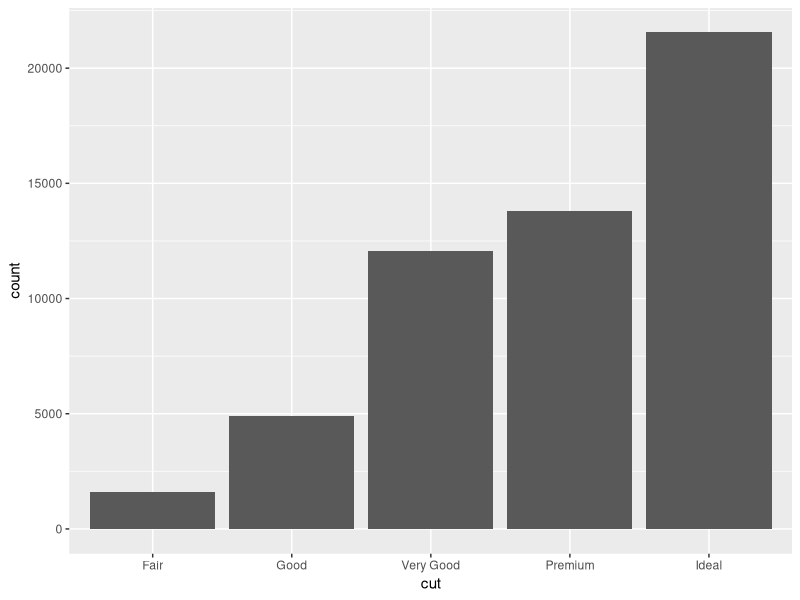
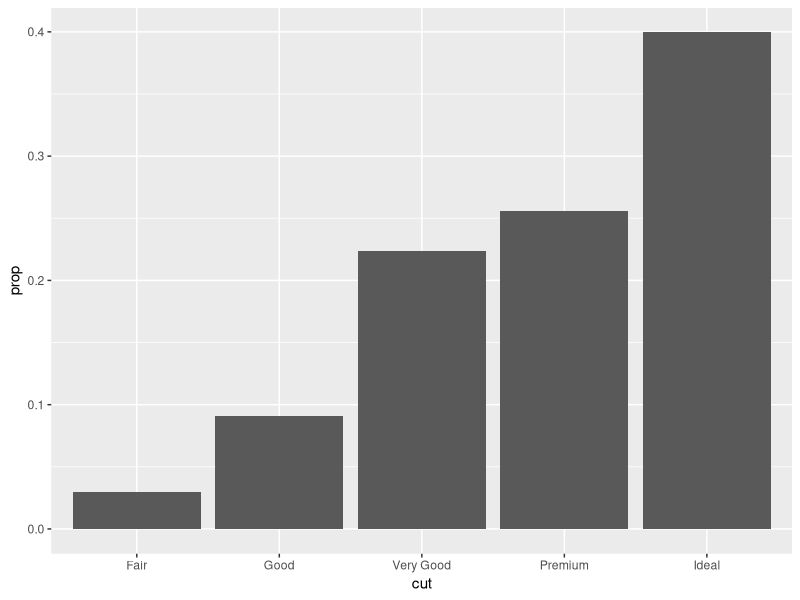
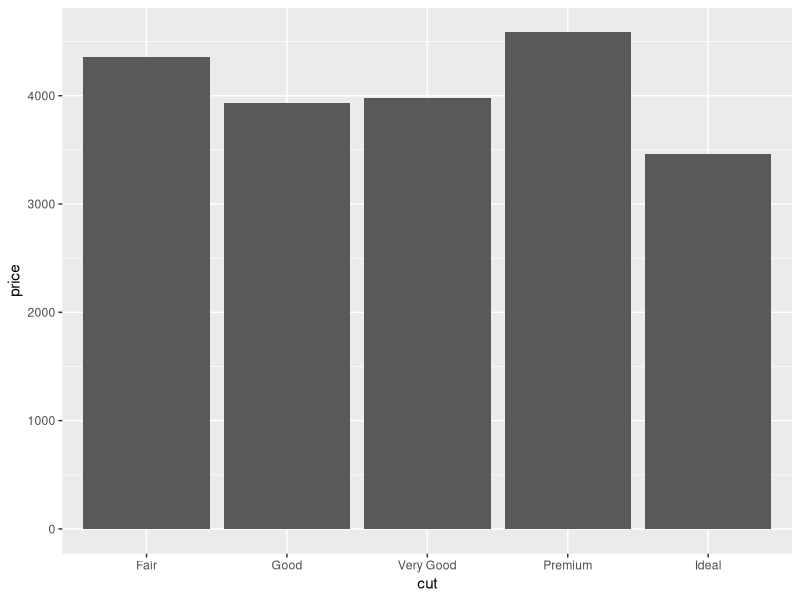
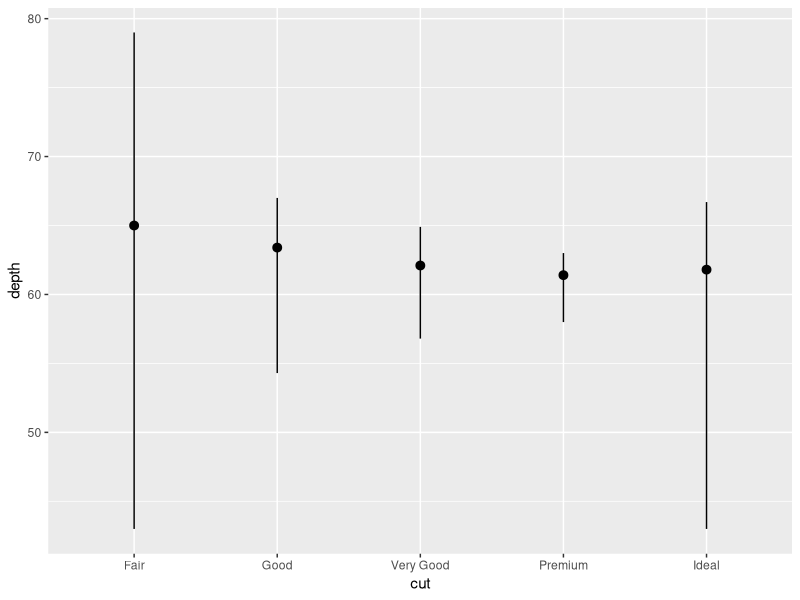
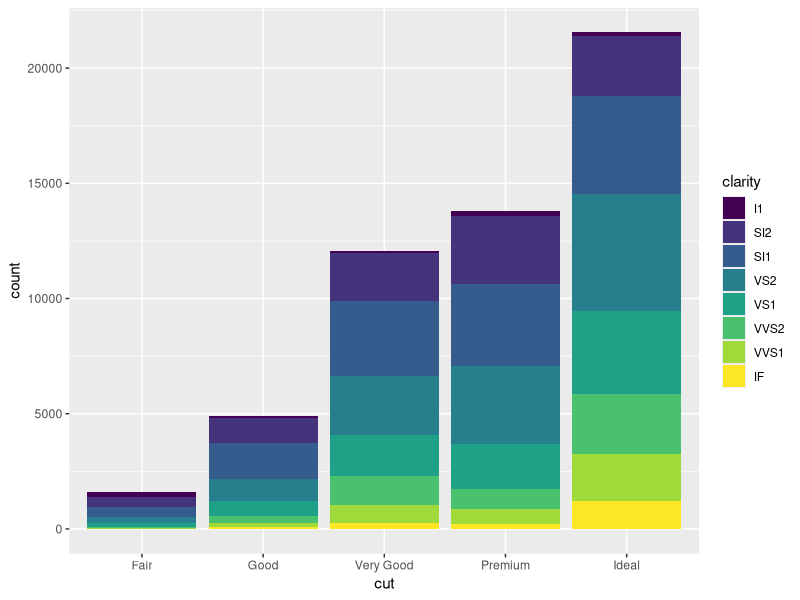
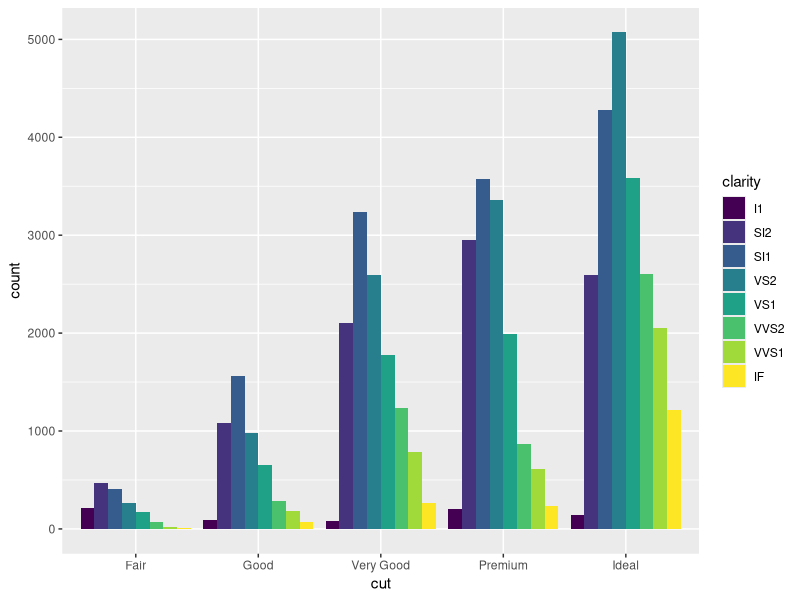
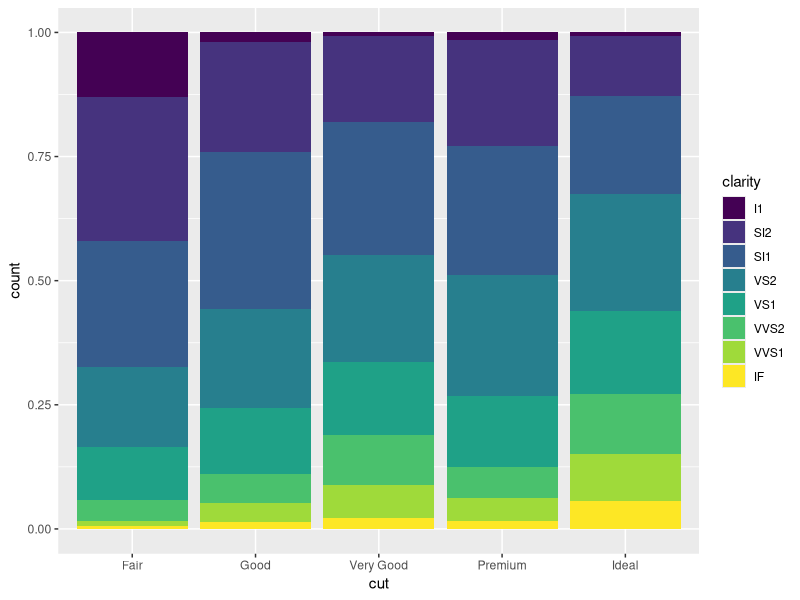
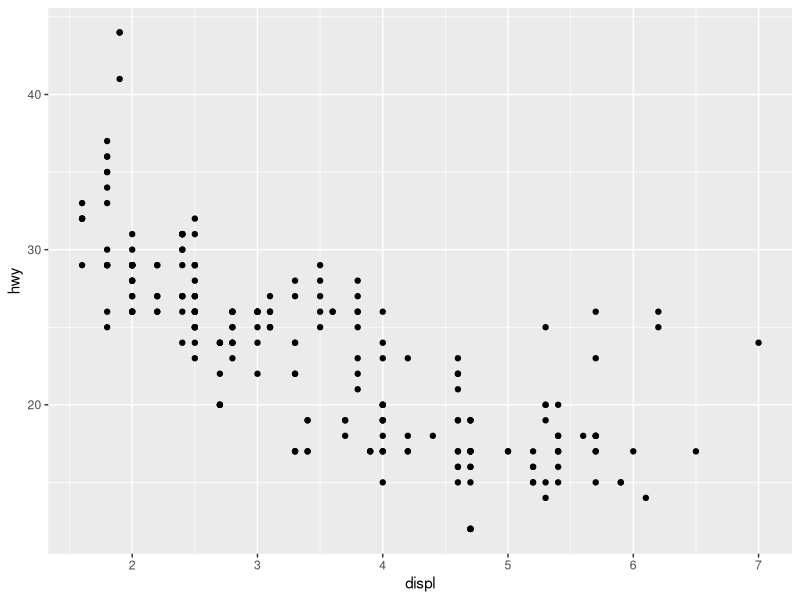

Write R code to recreate these figures, in order.
## ---- chunk 1
library(tidyverse)
diamonds
## ---- chunk 2
ggplot(diamonds) + geom_bar(aes(x = cut))
## ---- chunk 3
# use `after_stat` for computed variables
ggplot(diamonds) +
  stat_count(aes(x = cut, y = after_stat(prop), group = TRUE))

# other summaries
ggplot(diamonds) +
  stat_summary(aes(x = cut, y = price), fun = mean, geom = "bar")

# rough box plot
ggplot(diamonds) +
  stat_summary(aes(x = cut, y = depth), fun = median, fun.min = min, fun.max = max)
## ---- chunk 4
# default position: stacking
ggplot(diamonds) +
  geom_bar(aes(x = cut, fill = clarity))
ggplot(diamonds) +
  geom_bar(aes(x = cut, fill = clarity), position = "dodge")

# change `position` to compare proportions
ggplot(diamonds) +
  geom_bar(aes(x = cut, fill = clarity), position = "fill")
## ---- chunk 5
# displ vs. hwy
ggplot(mpg, aes(x = displ, y = hwy)) +
  geom_point()
ggplot(mpg, aes(x = displ, y = hwy)) +
  geom_point(position = "jitter")

# cyl vs. hwy
ggplot(mpg, aes(x = cyl, y = hwy)) +
  geom_point(alpha = 0.3)
ggplot(mpg, aes(x = cyl, y = hwy)) +
  geom_point(position = "jitter")
## ---- chunk 6
ggplot(mpg, aes(x = drv, y = hwy)) +
  geom_point(position = "jitter") +
  stat_summary(fun.data = median_hilow, geom = "crossbar", color = "red")
## ---- chunk 7
ggplot(mpg, aes(class, hwy)) +
  geom_boxplot()
ggplot(mpg, aes(class, hwy)) +
  geom_boxplot() +
  coord_flip()
## ---- chunk 8
ggplot(diamonds) +
  geom_bar(aes(x = cut, fill = clarity))
ggplot(diamonds) +
  geom_bar(aes(x = cut, fill = clarity)) +
  coord_polar()
